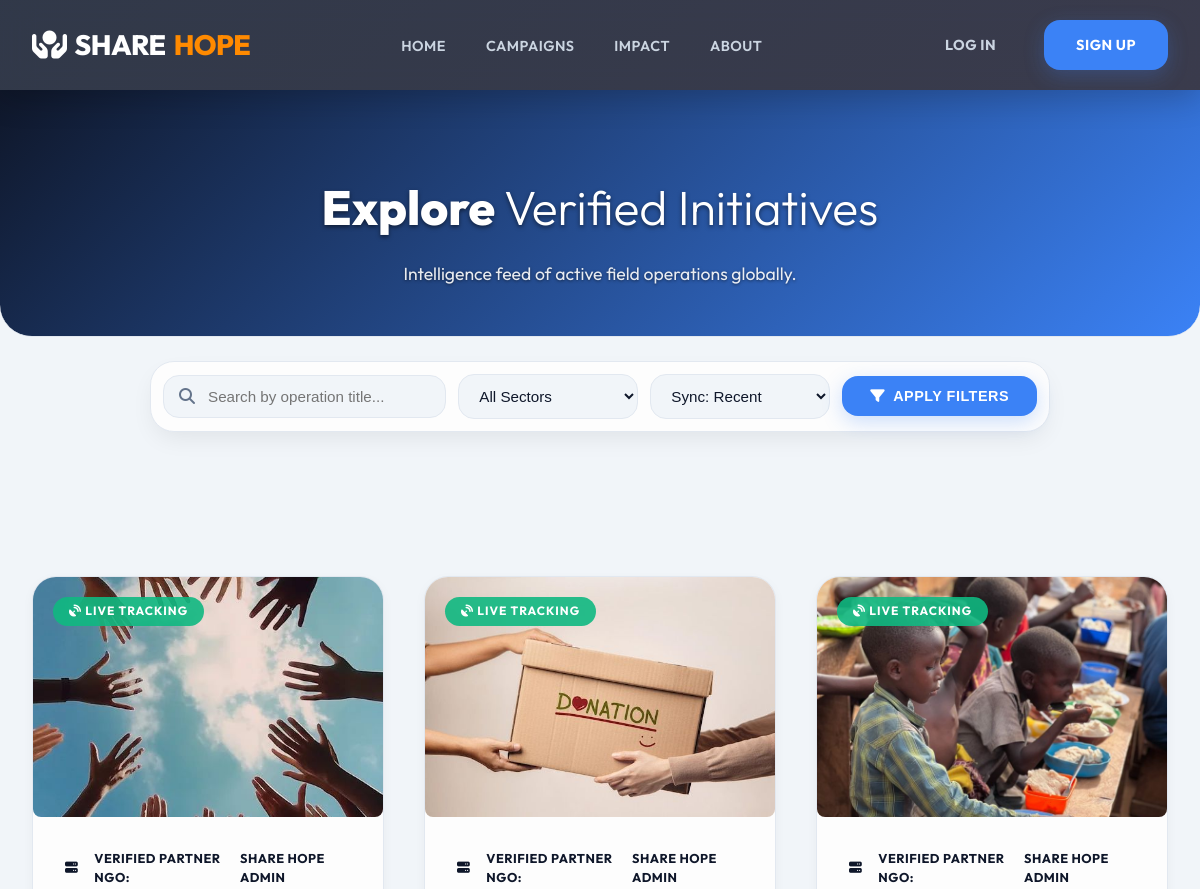
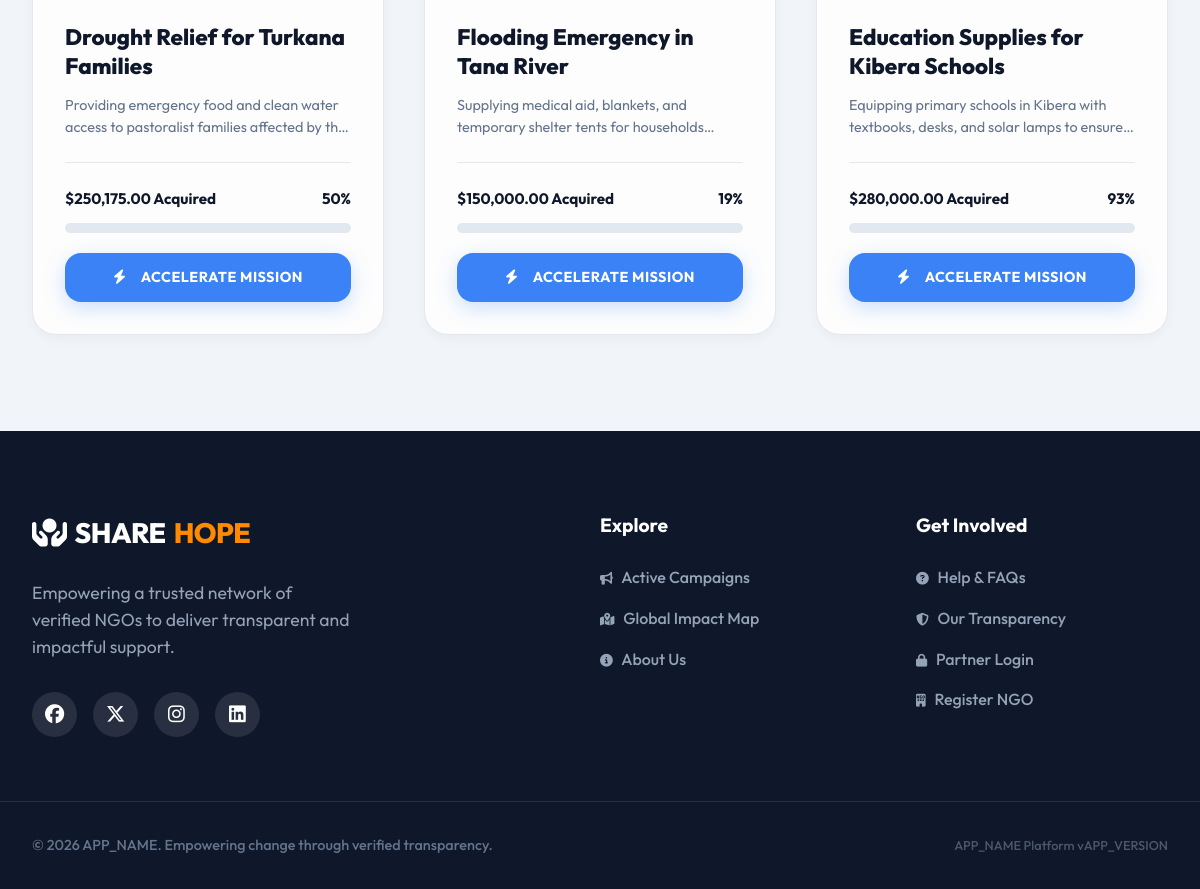
The page /campaigns.php on the database its author committed (2 pictures, top to bottom).
### tables this page shows
CREATE TABLE campaigns (
    id INT AUTO_INCREMENT PRIMARY KEY,
    ngo_id INT NOT NULL,
    title VARCHAR(255) NOT NULL,
    description TEXT,
    goal_amount DECIMAL(15,2) NOT NULL,
    current_amount DECIMAL(15,2) DEFAULT 0.00,
    deadline DATE,
    category_id INT,
    status ENUM('active', 'completed', 'cancelled') DEFAULT 'active',
    image_url VARCHAR(255),
    created_at TIMESTAMP DEFAULT CURRENT_TIMESTAMP,
    FOREIGN KEY (ngo_id) REFERENCES ngos(id) ON DELETE CASCADE,
    FOREIGN KEY (category_id) REFERENCES categories(id) ON DELETE SET NULL
);

### includes/db.php (called while the page is built, shortened)
<?php
function h($string) {
    return htmlspecialchars($string ?? '', ENT_QUOTES, 'UTF-8');
}

### campaigns.php (the view, shortened to what this page needs)
<?php
require_once __DIR__ . '/includes/header.php';
$search = trim($_GET['search'] ?? '');
$category_id = $_GET['category'] ?? 'all';
$sort = $_GET['sort'] ?? 'recent';
$where_clauses = ["c.status = 'active'"];
$params = [];
$where_sql = implode(' AND ', $where_clauses);
$order_sql = "c.created_at DESC";
$query = "SELECT c.*, 'Share Hope Admin' as ngo_name, cat.name as category_name
          FROM campaigns c
          LEFT JOIN categories cat ON c.category_id = cat.id
          WHERE $where_sql
          ORDER BY $order_sql";
$campaigns = [];
try {
    $stmt = $pdo->prepare($query);
    $stmt->execute($params);
    $campaigns = $stmt->fetchAll();
} catch (\PDOException $e) {}
?>
<section class="initiatives-hero" style="background: linear-gradient(135deg, var(--primary) 0%, var(--secondary) 100%); padding: 5rem 0 3rem; text-align: center; border-radius: 0 0 2rem 2rem; margin-bottom: 4rem;">
    <div class="container">
        <h1 style="font-size: 3rem; font-weight: 800; margin-bottom: 1rem; color: white; text-shadow: 0 2px 4px rgba(0,0,0,0.5);">Explore <span style="font-weight: 300;">Verified Initiatives</span></h1>
        <p style="color: rgba(255,255,255,0.9); font-size: 1.1rem; max-width: 600px; margin: 0 auto; text-shadow: 0 1px 3px rgba(0,0,0,0.5);">Intelligence feed of active field operations globally.</p>
    </div>
</section>
<div class="container">
    <form method="GET" action="campaigns.php" class="filter-hub">
        <div class="filter-input-group">
            <i class="fa-solid fa-magnifying-glass"></i>
            <input type="text" id="searchInput" name="search" placeholder="Search by operation title..." value="<?= h($search) ?>" class="filter-control" autocomplete="off">
        </div>
        <div style="min-width: 180px; flex: 0 1 auto;">
            <select name="category" class="filter-control filter-select">
                <option value="all" <?= $category_id === 'all' ? 'selected' : '' ?>>All Sectors</option>
            </select>
        </div>
        <div style="min-width: 180px; flex: 0 1 auto;">
            <select name="sort" class="filter-control filter-select">
                <option value="recent" <?= $sort === 'recent' ? 'selected' : '' ?>>Sync: Recent</option>
            </select>
        </div>
        <button type="submit" class="btn btn-primary" style="padding: 0.75rem 1.75rem; font-weight: 700; display: flex; align-items: center; gap: 0.5rem;">
            <i class="fa-solid fa-filter"></i> Apply Filters
        </button>
    </form>
</div>
<section class="section">
    <div class="container">
        <div class="grid">
            <?php if (count($campaigns) > 0): ?>
                <?php foreach($campaigns as $camp): ?>
                    <?php
                        $percent = ($camp['goal_amount'] > 0) ? min(100, round(($camp['current_amount'] / $camp['goal_amount']) * 100)) : 0;
                    ?>
                    <div class="campaign-card">
                        <div class="campaign-img">
                            <div class="campaign-badge" style="background: rgba(16, 185, 129, 0.9);"><i class="fa-solid fa-satellite-dish"></i> LIVE TRACKING</div>
                            <img src="<?= h($camp['image_url'] ?: 'https://images.unsplash.com/photo-1593113565694-c6f13e46c759?q=80&w=800&auto=format&fit=crop') ?>" alt="Initiative Image">
                        </div>
                        <div class="campaign-content">
                            <div class="ngo-name" style="font-weight: 700; color: var(--text-main); font-size: 0.8rem; text-transform: uppercase; letter-spacing: 0.5px;">
                                <i class="fa-solid fa-server text-primary" style="margin-right: 0.5rem;"></i>
                                Verified Partner NGO: <span style="color: var(--primary);"><?= h($camp['ngo_name']) ?></span>
                            </div>
                            <h3><?= h($camp['title']) ?></h3>
                            <p style="color: var(--text-muted); font-size: 0.9rem; margin-bottom: 1.5rem; display: -webkit-box; -webkit-line-clamp: 2; -webkit-box-orient: vertical; overflow: hidden;">
                                <?= h($camp['description']) ?>
                            </p>
                            <div class="progress-container">
                                <div class="progress-stats">
                                    <span style="font-weight: 700;">$<?= number_format($camp['current_amount'], 2) ?> Acquired</span>
                                    <span style="font-weight: 700; color: var(--primary);"><?= $percent ?>%</span>
                                </div>
                                <div class="progress-track" style="margin-bottom: 1.25rem;">
                                </div>
                                <a href="<?= BASE_URL ?>/donate.php?campaign_id=<?= $camp['id'] ?>" class="btn btn-primary" style="width: 100%; text-align: center; font-weight: 700;">
                                    <i class="fa-solid fa-bolt" style="margin-right: 0.4rem;"></i> Accelerate Mission
                                </a>
                            </div>
                        </div>
                    </div>
                <?php endforeach; ?>
            <?php endif; ?>
        </div>
    </div>
</section>
<?php require_once __DIR__ . '/includes/footer.php'; ?>

### includes/header.php (shortened to what this page needs)
<?php
require_once __DIR__ . '/db.php';
?>
<!DOCTYPE html>
<html lang="en">
<head>
    <link rel="stylesheet" href="<?= CSS_URL ?>/style.css?v=<?= time() ?>">
    <link rel="stylesheet" href="https://cdnjs.cloudflare.com/ajax/libs/font-awesome/6.5.1/css/all.min.css">
</head>
<body>
    <header class="glass-header">
        <div class="container header-container">
            <a href="<?= BASE_URL ?>/" class="logo">
                <i class="fa-solid fa-hands-holding-circle"></i>
                SHARE <span>HOPE</span>
            </a>
            <nav class="main-nav">
                <ul>
                    <li><a href="<?= BASE_URL ?>/">Home</a></li>
                    <li><a href="<?= BASE_URL ?>/campaigns.php">Campaigns</a></li>
                    <li><a href="<?= BASE_URL ?>/impact.php">Impact</a></li>
                    <li><a href="<?= BASE_URL ?>/about.php">About</a></li>
                </ul>
            </nav>
            <div class="header-actions" style="display: flex; align-items: center; gap: 1rem;">
                <?php if (isset($_SESSION['user_id'])): ?>
                    <a href="<?= BASE_URL ?>/<?= $_SESSION['user_role'] === 'admin' ? 'admin' : ($_SESSION['user_role'] === 'ngo' ? 'ngo' : 'donor') ?>/dashboard.php" class="btn btn-outline">Dashboard</a>
                    <a href="<?= BASE_URL ?>/actions/logout_action.php" class="btn btn-text">Logout</a>
                <?php else: ?>
                    <a href="<?= BASE_URL ?>/login.php" class="btn btn-text">Log In</a>
                    <a href="<?= BASE_URL ?>/register.php" class="btn btn-primary">Sign Up</a>
                <?php endif; ?>
            </div>
        </div>
    </header>
    <div class="header-spacer"></div>
    <main class="main-content">

### includes/footer.php (shortened to what this page needs)
    </main>
    <footer class="site-footer">
        <div class="container footer-grid">
            <div class="footer-brand">
                <a href="<?= BASE_URL ?>/" class="logo text-white" style="text-decoration: none;">
                    <i class="fa-solid fa-hands-holding-circle"></i> SHARE <span>HOPE</span>
                </a>
                <p>Empowering a trusted network of verified NGOs to deliver transparent and impactful support.</p>
                <div class="social-links">
                    <a href="https://facebook.com/sharehope" target="_blank" rel="noopener noreferrer" title="Facebook"><i class="fa-brands fa-facebook"></i></a>
                    <a href="https://x.com/sharehope" target="_blank" rel="noopener noreferrer" title="X"><i class="fa-brands fa-x-twitter"></i></a>
                    <a href="https://instagram.com/sharehope" target="_blank" rel="noopener noreferrer" title="Instagram"><i class="fa-brands fa-instagram"></i></a>
                    <a href="https://linkedin.com/company/sharehope" target="_blank" rel="noopener noreferrer" title="LinkedIn"><i class="fa-brands fa-linkedin"></i></a>
                </div>
            </div>
            <div class="footer-links">
                <h4>Explore</h4>
                <ul>
                    <li><a href="<?= BASE_URL ?>/campaigns.php"><i class="fa-solid fa-bullhorn" style="font-size:0.8rem; margin-right:0.35rem;"></i> Active Campaigns</a></li>
                    <li><a href="<?= BASE_URL ?>/impact.php"><i class="fa-solid fa-map-location-dot" style="font-size:0.8rem; margin-right:0.35rem;"></i> Global Impact Map</a></li>
                    <li><a href="<?= BASE_URL ?>/about.php"><i class="fa-solid fa-circle-info" style="font-size:0.8rem; margin-right:0.35rem;"></i> About Us</a></li>
                </ul>
            </div>
            <div class="footer-links">
                <h4>Get Involved</h4>
                <ul>
                    <li><a href="<?= BASE_URL ?>/about.php#faq"><i class="fa-solid fa-circle-question" style="font-size:0.8rem; margin-right:0.35rem;"></i> Help & FAQs</a></li>
                    <li><a href="<?= BASE_URL ?>/impact.php"><i class="fa-solid fa-shield-halved" style="font-size:0.8rem; margin-right:0.35rem;"></i> Our Transparency</a></li>
                    <li><a href="<?= BASE_URL ?>/login.php"><i class="fa-solid fa-lock" style="font-size:0.8rem; margin-right:0.35rem;"></i> Partner Login</a></li>
                    <li><a href="<?= BASE_URL ?>/register.php?role=ngo"><i class="fa-solid fa-building-ngo" style="font-size:0.8rem; margin-right:0.35rem;"></i> Register NGO</a></li>
                </ul>
            </div>
        </div>
        <div class="footer-bottom">
            <div class="container" style="display: flex; justify-content: space-between; align-items: center; flex-wrap: wrap;">
                <p>&copy; <?= date('Y') ?> <?= APP_NAME ?>. Empowering change through verified transparency.</p>
                <p style="font-size: 0.8rem; color: var(--text-muted); opacity: 0.7;"><?= APP_NAME ?> Platform v<?= APP_VERSION ?></p>
            </div>
        </div>
    </footer>
</body>
</html>

### campaigns.php (style rules this page uses)
.initiatives-hero { background: var(--background); padding: 5rem 0 3rem; text-align: center; border-bottom: 1px solid var(--border); }
.filter-hub { max-width: 900px; margin: -2.5rem auto 3rem; background: var(--surface); padding: 0.75rem; border-radius: var(--radius-lg); box-shadow: var(--shadow-md); border: 1px solid var(--border); display: flex; flex-wrap: wrap; gap: 0.75rem; align-items: center; backdrop-filter: blur(10px); }
.filter-input-group { flex: 1; min-width: 250px; position: relative; }
.filter-input-group i { position: absolute; left: 1rem; top: 50%; transform: translateY(-50%); color: var(--text-muted); }
.filter-control { width: 100%; padding: 0.75rem 1rem 0.75rem 2.75rem; background: var(--background); border: 1px solid var(--border); border-radius: var(--radius-md); color: var(--text-main); font-size: 0.95rem; transition: all 0.2s; }
.filter-select { padding-left: 1rem; cursor: pointer; }

### rows shown on the page
campaigns: image_url (picture), ngo_name "SHARE HOPE ADMIN", title "Drought Relief for Turkana Families", description "Providing emergency food and clean water access to pastoralist families affected by…", current_amount "250,175.00", percent "50", $camp['id'] 1 (drawn)
campaigns: image_url (picture), ngo_name "SHARE HOPE ADMIN", title "Flooding Emergency in Tana River", description "Supplying medical aid, blankets, and temporary shelter tents for…", current_amount "150,000.00", percent "19"
campaigns: image_url (picture), ngo_name "SHARE HOPE ADMIN", title "Education Supplies for Kibera Schools", description "Equipping primary schools in Kibera with textbooks, desks, and solar lamps to…", current_amount "280,000.00", percent "93"

### other values the page prints
APP_NAME "APP_NAME"
APP_VERSION "APP_VERSION"
